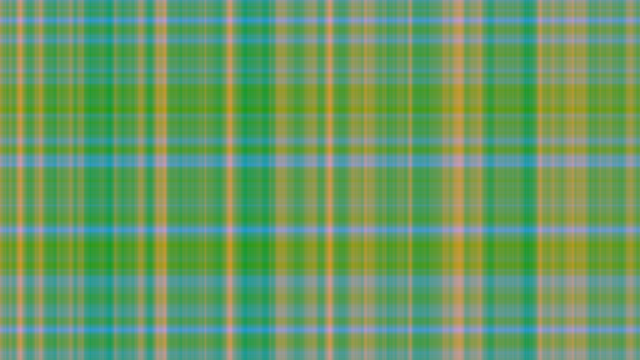
Frame 1 (no input)
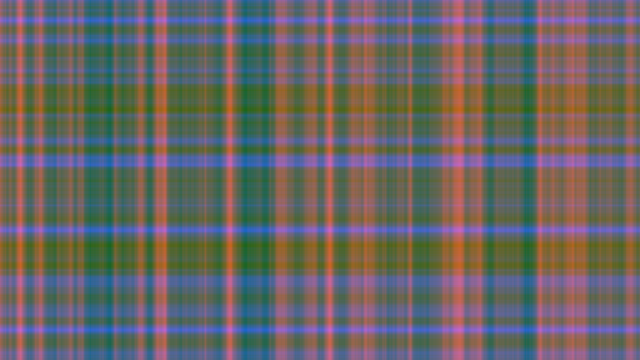
Frame 60 (the mouse pressed at the canvas centre just before this capture)
Frame 120 (the mouse held since frame 60 and released just before this capture): identical to frame 60, image omitted

The Processing sketch that drew these frames (run headless with seeded random() and noise(); from frame 60 on, the mouse is pressed at the canvas centre):

// Processing sketch: plaid_lasers_vectors_mouse
// ── plaid_lasers_vectors_mouse.pde

//-----------------------------------------//
// Plaid Lasers Vectors with Mouse Control //
//-----------------------------------------//

// This is a port of the plaid lasers sketch I did in the introduction section,
// this time using vectors. With this one I decided not to go with using pixArr
// since x and y are objects of pixels, and aren't declared. My current rule
// is to use vectors in place of what would otherwise have to be declared independently.

//PVector pixArr;
PVector offset;
PVector rgb;

void setup() {
  size(640,360);
  offset = new PVector(0,0,0);
  rgb = new PVector(0,0,0);
}

void draw() {
  
  //PVector mouse = new PVector(mouseX,mouseY);
  //PVector center = new PVector(width/2,height/2);
  //mouse.sub(center);
  
  //mouse.x.map = map(mouse,0,width,0,.99);
  
  loadPixels();
  
  offset.x = 0.0;
  
  for (int x = 0; x < width; x++) {
    
    offset.y = 0.0;
    
    for (int y = 0; y < height; y++) {
      
      rgb.x = map(noise(offset.x),0,1,0,255); // red
      rgb.y = map(noise(offset.y),0,1,0,255); // blue
      rgb.z = map(noise(offset.z),0,1,0,255); // green
      
      //float bright = map(noise(rgb.x,rgb.y,rgb.z),0,1,0,255);
      
      pixels[x+y*width] = color(rgb.x,rgb.z,rgb.y); // The original sketch was like this
      
      offset.y += 0.1;
    }
    offset.x += 0.1;
  }
  
  updatePixels();
  
  offset.z += 0.01;
  
}
